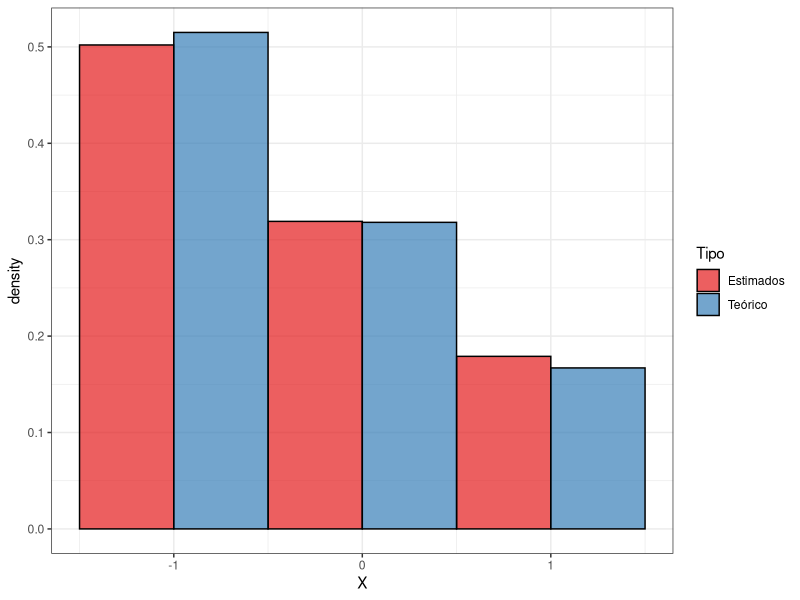
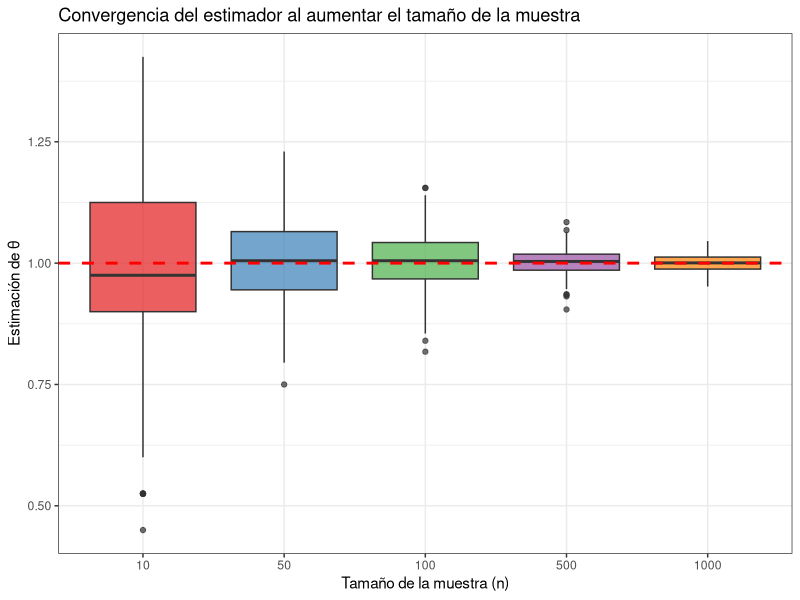
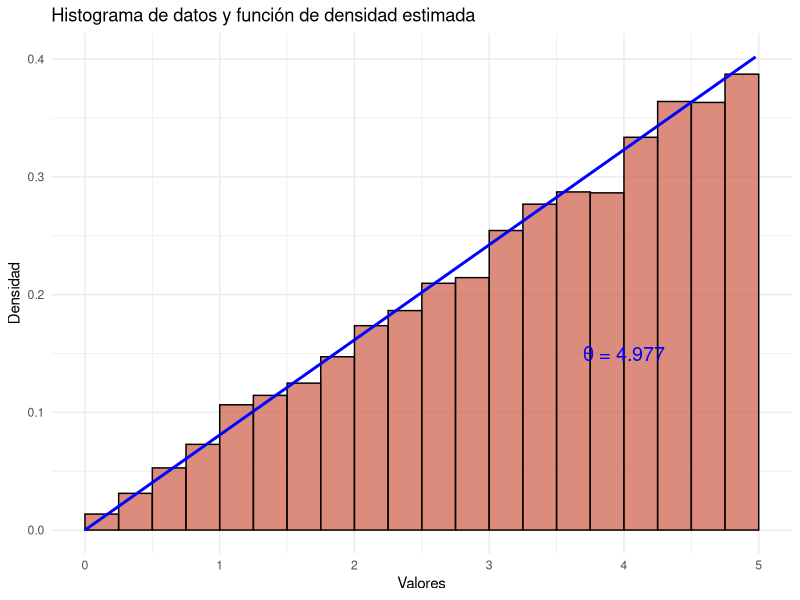
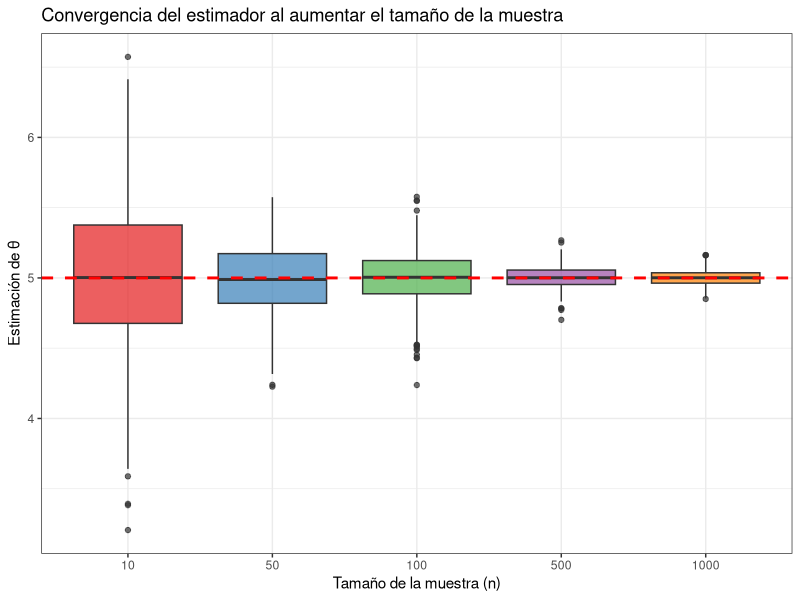

R code for these plots, in order:
## ---- chunk 1
#| include: false

library(tidyverse)
library(knitr)
library(kableExtra)
library(readxl)
library(RColorBrewer)
## ---- chunk 2
# Parámetro fijo
theta_fijo <- 1

# Función de probabilidad 
dexr <- function(x, theta){
f_x <-ifelse(x == -1, theta/2, ifelse(x == 0, theta/3, ifelse(x == 1, 1 - 5*theta/6, 0)))
return(f_x)
}

# Función para generar muestra aleatoria
rexr <- function(n, theta){
  X <- sample(c(-1, 0, 1), size = n, replace = TRUE, prob = c(theta/2, theta/3, 1 - 5*theta/6))
  return(X)
}

# Función para estimar theta
estimar_theta <- function(X){
  theta_hat <- (3 * (1 - mean(X))) / 4
  return(theta_hat)
}


df_exr <- data.frame(X = rexr(1000, theta_fijo), Tipo = "Teórico")

theta_hat <- estimar_theta(df_exr$X)

df_temp <- data.frame(X = rexr(1000, theta_hat), Tipo = "Estimados")

df_exr <- rbind(df_exr, df_temp)

ggplot(df_exr)+
  geom_histogram(aes(x = X, y = after_stat(density), fill =Tipo), bins = 3, center = -1, color = "black", alpha = 0.7, position ="dodge")+
  scale_fill_brewer(palette = "Set1")+
  theme_bw()
  





## ---- chunk 3
# Tamaños de muestra y número de réplicas
tamano <- c(10, 50, 100, 500, 1000)
N <- 500

# Data frame para almacenar los resultados

df_convergencia <- data.frame()

# Simulación y cálculo del estimador para cada tamaño de muestra
for (n in tamano){
  estimacion_n <- replicate(N, {
    X <- rexr(n, theta_fijo)
    estimar_theta(X)
  })
  df_temp <- data.frame(n = as.factor(n), Estimacion = estimacion_n)
  df_convergencia <- rbind(df_convergencia, df_temp)
}

# Gráfico de convergencia

ggplot(df_convergencia)+
  geom_boxplot(aes(x = n, y = Estimacion, fill = n), alpha = 0.7)+
  geom_hline(yintercept = theta_fijo, color = "red", linetype = "dashed", linewidth = 1)+
  scale_fill_brewer(palette = "Set1")+
  labs(title = "Convergencia del estimador al aumentar el tamaño de la muestra",
       x = "Tamaño de la muestra (n)",
       y = "Estimación de θ")+
  theme_bw()+
  theme(legend.position = "none")

## ---- chunk 4
#| fig-align: center

# Parámetro fijo

theta_fijo <- 5

# Función de densidad
dexr <- function(x, theta){
  f_x <- ifelse(x >= 0 & x <= theta, (2*x)/(theta^2), 0)
  return(f_x)
}

# Función para generar muestra aleatoria
rexr <- function(n, theta){
  U <- runif(n)
  X <- theta * sqrt(U)
  return(X)
}


# Función para estimar theta

estimar_theta <- function(X){
  theta_hat <- (3 * mean(X)) / 2
  return(theta_hat)
}


df_exr <- data.frame(X = rexr(5000, theta_fijo))
theta_hat <- estimar_theta(df_exr$X)


ggplot(df_exr)+
  geom_histogram(aes(x = X, y = after_stat(density)), binwidth =0.25, color = "black", fill = "coral3", alpha = 0.7, boundary=0)+
  stat_function(fun = dexr, args = list(theta = theta_hat), color = "blue", linewidth = 1, xlim = c(0, theta_hat))+
  annotate("text", x = 4, y = 0.15, label = paste("θ =", round(theta_hat,3)), color = "blue", size = 5)+
  labs(title = "Histograma de datos y función de densidad estimada",
       x = "Valores",
       y = "Densidad")+
  theme_minimal()





## ---- chunk 5
#| fig-align: "center"

# Tamaños de muestra y número de réplicas
tamano <- c(10, 50, 100, 500, 1000)
N <- 500

# Data frame para almacenar los resultados
df_convergencia <- data.frame()

# Simulación y cálculo del estimador para cada tamaño de muestra
for (n in tamano){
  estimacion_n <- replicate(N, {
    X <- rexr(n, theta_fijo)
    estimar_theta(X)
  })
  df_temp <- data.frame(n = factor(n), Estimacion = estimacion_n )
  df_convergencia <- rbind(df_convergencia, df_temp)
}

# Gráfico de convergencia
ggplot(df_convergencia)+
  geom_boxplot(aes(x = n, y = Estimacion, fill = n), alpha = 0.7)+
  geom_hline(yintercept = theta_fijo, color = "red", linetype = "dashed", linewidth = 1)+
  scale_fill_brewer(palette = "Set1")+
  labs(title = "Convergencia del estimador al aumentar el tamaño de la muestra",
       x = "Tamaño de la muestra (n)",
       y = "Estimación de θ")+
  theme_bw()+
  theme(legend.position = "none")
